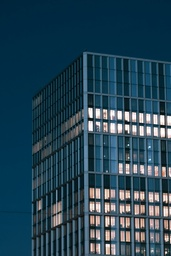
#> input picture ProgrammingCourse03/Semestr-02/lab02/picture.jpg, 171 x 256 px, shrunk from 3858 x 5787 before the run
$ python main.py
#> lines starting #> are read from the running program, lines starting #| are printed output that depends on the picture
import numpy as np
import cv2 # Улучшенная работа с изображениями
from concurrent.futures import ThreadPoolExecutor, ProcessPoolExecutor # Потоки и Процессы
import multiprocessing as mp # Обход GIL
from PIL import Image # Работа с базовыми действами изображений
import matplotlib.pyplot as plt
from numba import njit, prange # Импортируем numba для работы с NoGIL
from convolution_cython import fast_convolve


class ConvolutionProcessor:

    def __init__(self, image):
        """Загрузка изображения"""
#> called with image = 'picture.jpg'

        self.image = cv2.imread(image, cv2.IMREAD_COLOR)
#> self.image is the input picture: shape (256, 171, 3); mean B, G, R 84.8, 68.1, 37.1

        if self.image is None:
            img_pil = Image.open(image)
            self.image = np.array(img_pil)
            self.image = self.image[:, :, ::-1]

            if len(self.image.shape) == 3:
                self.image = cv2.cvtColor(self.image, cv2.COLOR_RGB2BGR)

            elif len(self.image.shape) < 3:
                print('Изображение является черно-белым')

        assert self.image is not None, 'Image Not Found' # Вызов исключения для ранней отладки

        print(f'Размер изображения {self.image.shape}')
#| Размер изображения (256, 171, 3)

        # Переводим для лучших вычислений
        self.image = self.image.astype(np.float32)

        # Ядро свертки (для выделения границ)
        self.kernel = np.array([
            [-1, -1, -1],
            [-1,  8, -1],
            [-1, -1, -1]], dtype=np.float32)

        self.h, self.w = self.image.shape[:2] # Берем только два значения, так как с цветовой картинкой передаются три значения
#> self.h = 256; self.w = 171
        self.kh, self.kw = self.kernel.shape

        # Вычисляем padding
        self.pad_w = self.kw // 2
        self.pad_h = self.kh // 2

    def convolution_with_padding(self, image, kernel, padding='same'):
        '''
        Свертка с padding для сохранения размера
        Вход: матрица изображения [H x W] и ядро [kH x kW]
        Выход: свернутое изображение
        '''

        # Добавляем элементы вокруг нашего массива
        padded_image = np.pad(image, pad_width=1, mode='constant', constant_values=0)

        result = np.zeros_like(image)

        for i in range(self.h):
            for j in range(self.w):
                window = padded_image[i:i+self.kh, j:j+self.kw] # Создаем скользящее окно, i и j перемещаются при каждой итеарции вправо или вниз
                result[i, j] = np.sum(window * kernel) # Происходит скалярное произведение, после чего сумма

        return result


    def convolution_thread(self, image, kernel, num_threads=4):
        '''
        Многопоточная версия свертки
        '''

        # Добавляем элементы вокруг нашего массива
        padded_image = np.pad(image, pad_width=((self.pad_h, self.pad_h), (self.pad_w, self.pad_w)), mode='constant', constant_values=0)

        result = np.zeros_like(image)

        rows_per_thread = self.h // num_threads

        def process_rows(start_row, end_row):

            for i in range(start_row, end_row):
                for j in range(self.w):
                    window = padded_image[i:i+self.kh, j:j+self.kw] # Создаем скользящее окно, i и j перемещаются при каждой итеарции вправо или вниз
                    result[i, j] = np.sum(window * kernel) # Происходит скалярное произведение, после чего сумма

        # Запускаем потоки
        with ThreadPoolExecutor(max_workers=num_threads) as executor:

            futures = []

            # Идем по количеству потоков
            for threads in range(num_threads):

                # Вычисляем начальную и конечную строки потока
                start_row = threads * rows_per_thread
                end_row = start_row + rows_per_thread if threads < num_threads - 1 else self.h

                # Запускаем функцию как отдельный процесс и сохраняем 'обещание'
                futures.append(executor.submit(process_rows, start_row, end_row))

            # Дожидаемся завершения
            for future in futures:
                future.result()

        return result

    # Создаем отдельную функцию для обработки изображения, чтобы избежать AttributeError: Can't pickle local object
    def _worker(self, chunk_id, rows_per_process, num_processes, padded_image, kernel):

            '''Обработка части изображения'''

            start_row = chunk_id * rows_per_process
            end_row = start_row + rows_per_process if chunk_id < num_processes - 1 else self.h

            chunk_result = np.zeros((end_row - start_row, self.w), dtype=np.float32)

            for i in range(start_row, end_row):
                for j in range(self.w):
                    window = padded_image[i:i+self.kh, j:j+self.kw] # Создаем скользящее окно, i и j перемещаются при каждой итеарции вправо или вниз
                    chunk_result[i - start_row, j] = np.sum(window * kernel) # Происходит скалярное произведение, после чего сумма

                    '''
                    Здесь мы используем относительную индексацию,
                    так как chunk_result — это локальный подмассив,
                    размер которого соответствует только высоте чанка.

                    Индекс 'i' является глобальным, и обращение по нему напрямую вызвало бы IndexError,
                    так как в локальном массиве индексация строк всегда начинается с 0.
                    '''

            return chunk_id, chunk_result

    def convolution_process(self, image, kernel, num_processes=None):
        '''
        Многопроцессная версия свертки
        '''

        # Если не указано количество -> берем максимальное количество ядер ЦП
        if num_processes is None:
            num_processes = mp.cpu_count()

        # Добавляем элементы вокруг нашего массива
        padded_image = np.pad(image, pad_width=((self.pad_h, self.pad_h), (self.pad_w, self.pad_w)), mode='constant', constant_values=0)

        rows_per_process = self.h // num_processes


        # Запускаем процессы
        with ProcessPoolExecutor(max_workers=num_processes) as executor:

            # Запускаем функцию по i => идет по номеру процессов
            futures = []

            for i in range(num_processes):
                futures.append(executor.submit(
                    self._worker,
                    i, rows_per_process, num_processes, padded_image, kernel
                ))

            result = np.zeros_like(image)

            for future in futures:
                chunk_id, chunk_result = future.result()
                start_row = chunk_id * rows_per_process
                end_row = start_row + rows_per_process if chunk_id < num_processes - 1 else self.h

                # Идем от начала до конца и занимаем все место, указывая символ (:)
                result[start_row : end_row, :] = chunk_result

        return result

    def normalize_image(self, image):
        '''
        Нормализуем изображение
        '''
        # Ограничение значений и нормализация
        image = np.clip(image, 0, 255)
        return image.astype(np.uint8)

    def run_nogil_version(self, image_channel, kernel):
        '''
        Подготавливает данные и вызывает быстрый метод из NoGILConvolution
        '''

        return NoGILConvolution.fast_convolve(
            image_channel,
            kernel,
            self.h, self.w,
            self.kh, self.kw,
            self.pad_h, self.pad_w
        )

    def process_and_show(self, method='standard'):
        '''
        Применяет свертку выбранным методом
        '''

        # Проверяем количество каналов
        if len(self.image.shape) == 3:
            channels = cv2.split(self.image)
            processed_channels = []

            # Если канала 3 => изображение цветное и мы его обрабатываем с тремя каналами (высота, ширина, каналы)
            for ch in channels:

                # Далее обрабатываем каждый канал отдельно (он 2D, поэтому код не упадет)
                if method == 'standard':
                    result = self.convolution_with_padding(ch, self.kernel)

                elif method == 'thread':
                    result = self.convolution_thread(ch, self.kernel)

                elif method == 'process':
                    result = self.convolution_process(ch, self.kernel)

                elif method == 'nogil':
                    result = self.run_nogil_version(ch, self.kernel)

                elif method == 'cython':
                    result = self.run_cython_version(ch, self.kernel)

                processed_channels.append(result)

            # Склеиваем результат
            result = cv2.merge(processed_channels)

        # Работаем с изображением как с черно-белым
        else:
            if method == 'standard':
                result = self.convolution_with_padding(self.image, self.kernel)

            elif method == 'thread':
                result = self.convolution_thread(self.image, self.kernel)

            elif method == 'process':
                result = self.convolution_process(self.image, self.kernel)

            elif method == 'nogil':
                result = self.run_nogil_version(self.image, self.kernel)

            elif method == 'cython':
                    result = self.run_cython_version(self.image, self.kernel)

        # Визуализируем
        result_normalized = self.normalize_image(result)

        # Конвертируем BGR => RGB
        img_plt = cv2.cvtColor(self.normalize_image(self.image), cv2.COLOR_BGR2RGB)
        res_plt = cv2.cvtColor(result_normalized, cv2.COLOR_BGR2RGB)

        plt.figure(figsize=(12, 5))

        plt.subplot(1, 2, 1)
        plt.imshow(img_plt)
        plt.title('Original Image')
        plt.axis('off')

        plt.subplot(1, 2, 2)
        plt.imshow(res_plt)
        plt.title(f'Convolution Result ({method})')
        plt.axis('off')

        plt.show()

        return result_normalized


    def run_cython_version(self, image_channel, kernel):

        return fast_convolve(
            image_channel.astype(np.float32),
            kernel.astype(np.float32),
            self.h, self.w,
            self.kh, self.kw,
            self.pad_h, self.pad_w
        )


class NoGILConvolution:

    '''
    njit - компилирует функцию в машинный код для ускорения
    nogil=True - снимает GIL для параллельных потоков
    '''
    @staticmethod
    @njit(nogil=True, parallel=True)
    def fast_convolve(image, kernel, h, w, kh, kw, pad_h, pad_w):

        # Заполняем массив входными размерами и домножаем на 2 пиксели, которые нужно добавить (чтобы со всех сторон добавить)
        padded = np.zeros((h + 2 * pad_h, w + 2 * pad_w), dtype=np.float32)

        # Вставляем изображение ровно по центру
        padded[pad_h : pad_h + h, pad_w : pad_w + w] = image

        result = np.zeros((h, w), dtype=np.float32)

        for i in prange(h): # используем вместо range для многопоточной обработки
            for j in range(w):
                sum_val = 0.0
                for ki in range(kh):
                    for kj in range(kw):
                        sum_val += padded[i + ki, j + kj] * kernel[ki, kj] # перемножаем соответствующие элементы ядра и изображения.

                result[i, j] = sum_val

        return result

if __name__ == "__main__":
    # Создаем процессор
    processor = ConvolutionProcessor('picture.jpg')

    # Стандартная свертка
    result_standard = processor.process_and_show('standard')
#> the loop in process_and_show, `for ch in channels:` made 3 passes
#> pass 1, in convolution_with_padding, `padded_image = np.pad(image, pad_width=1, mode='constant', constant_va..`:
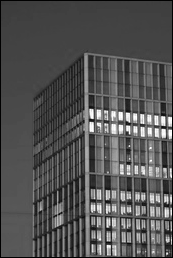
#> padded_image: shape (258, 173) float32; min 0, max 255, mean 83.2
#> pass 1, in process_and_show, `result = self.convolution_with_padding(ch, self.kernel)`:
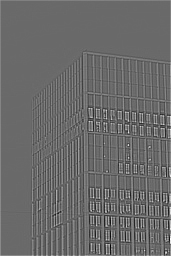
#> result: shape (256, 171) float32; min -876, max 1232, mean 5; drawn with min black and max white
#> pass 2, in convolution_with_padding (call 2), `padded_image = np.pad(image, pad_width=1, mode='constant', constant_va..`:
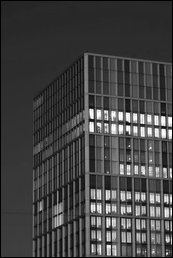
#> padded_image: shape (258, 173) float32; min 0, max 255, mean 66.8
#> after the loop in process_and_show, `for ch in channels:`: processed_channels = 3 items
#> in normalize_image, `image = np.clip(image, 0, 255)`:
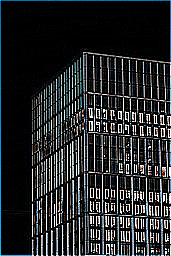
#> image: shape (256, 171, 3) float32; mean of channels 0, 1, 2 43.6, 42, 38.9; drawn as B, G, R

    # Многопоточная свертка
    result_thread = processor.process_and_show('thread')
#> the loop in process_and_show (call 2), `for ch in channels:` made 3 passes
#> pass 3, in convolution_thread (call 3), `padded_image = np.pad(image, pad_width=((self.pad_h, self.pad_h), (sel..`:
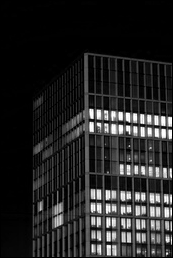
#> padded_image: shape (258, 173) float32; min 0, max 255, mean 36.4

    # Многопроцессная свертка
    result_process = processor.process_and_show('process')

    # NoGIL свертка
    result_nogil = processor.process_and_show('nogil')
#> the loop in process_and_show, `for ch in channels:` made 1 pass
#> after the loop in process_and_show, `for ch in channels:`: processed_channels = []

    # Cython version
#> (the run stopped early here; a loop or call above may not have finished)
